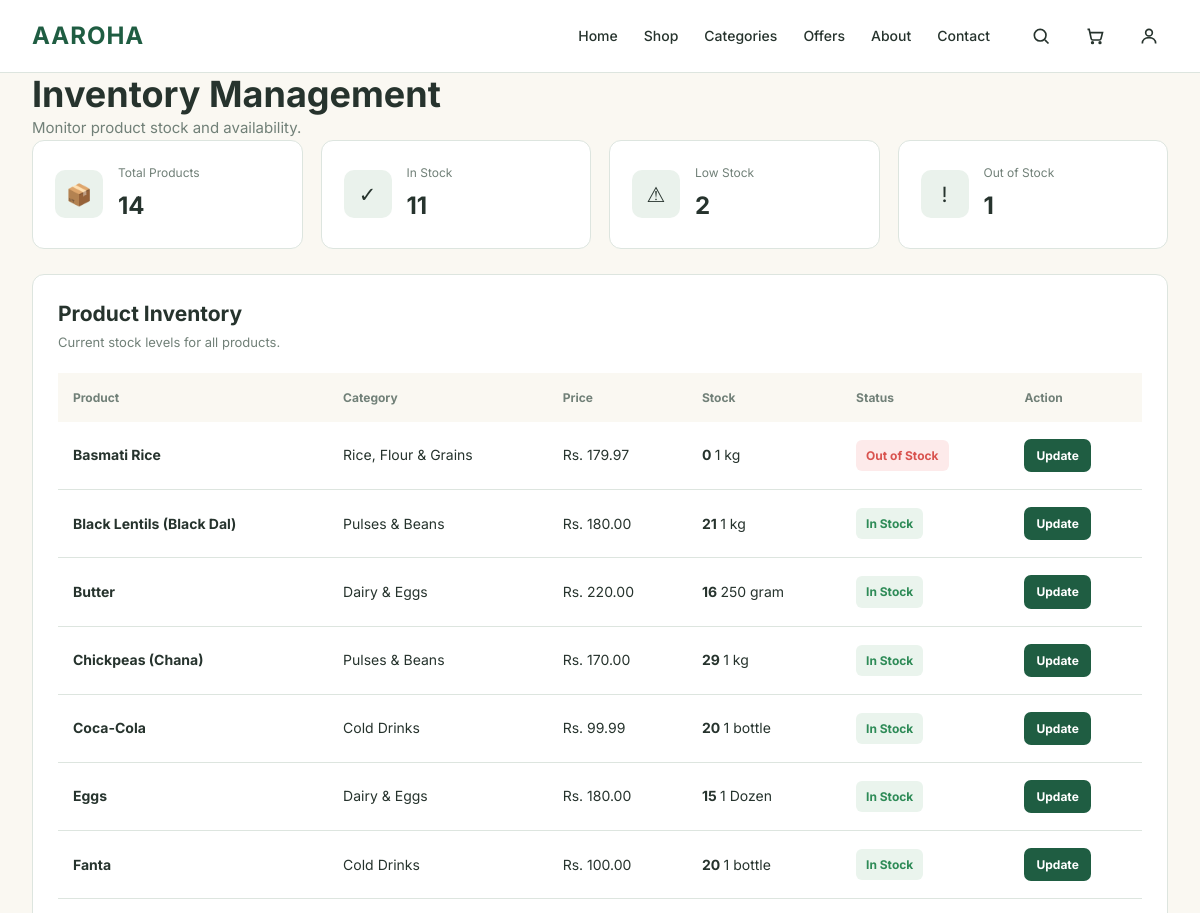
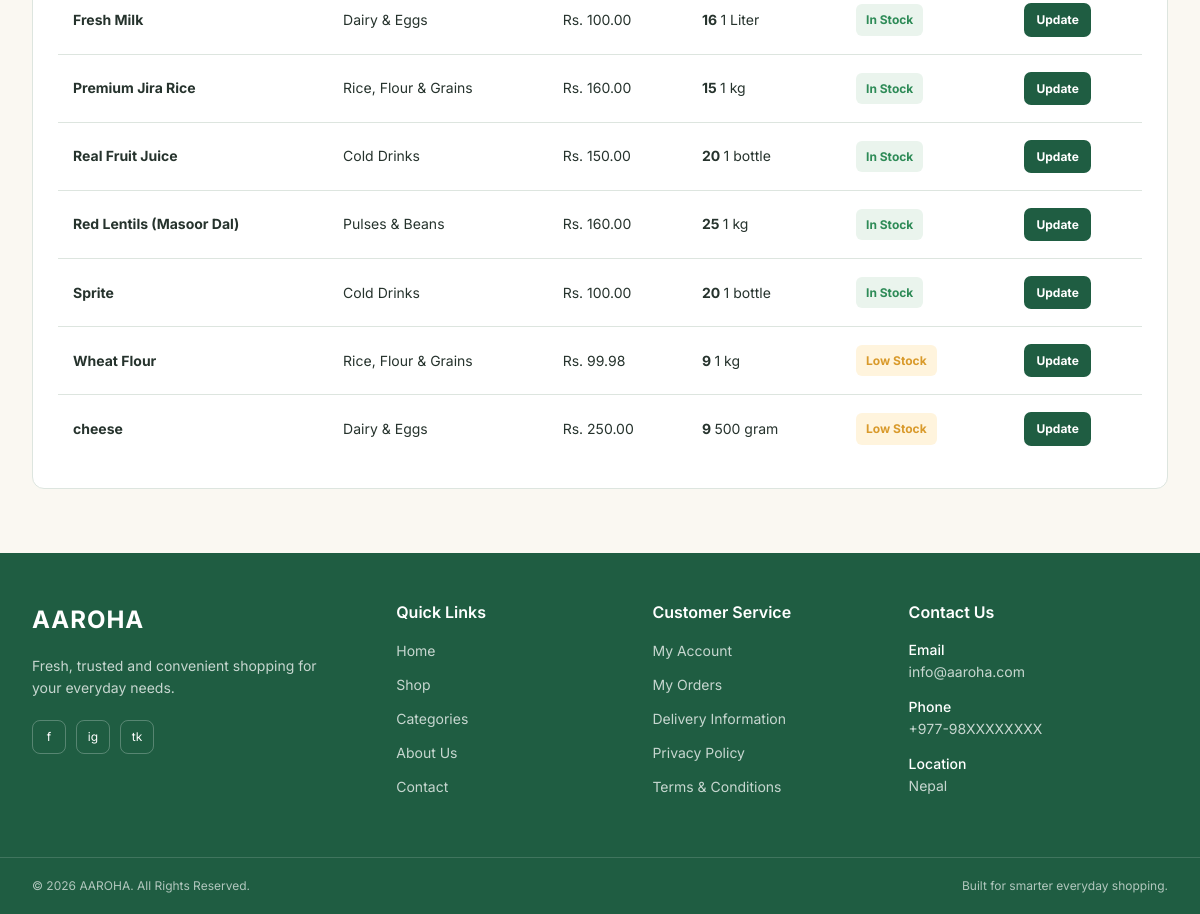
The page /products/inventory/ (signed in) on the database its author committed (2 pictures, top to bottom).
### products/models.py (models this page shows, shortened)
class Product(models.Model):
    name = models.CharField(max_length=200)
    category = models.ForeignKey(
        Category,
        on_delete=models.CASCADE,
        related_name='products'
    )
    description = models.TextField()
    price = models.DecimalField(
        max_digits=10,
        decimal_places=2
    )
    unit = models.CharField(
        max_length=50,
        default='piece'
    )
    stock = models.PositiveIntegerField(default=0)
    image = models.ImageField(
        upload_to='products/',
        blank=True,
        null=True
    )
    is_available = models.BooleanField(default=True)
    created_at = models.DateTimeField(auto_now_add=True)
    updated_at = models.DateTimeField(auto_now=True)

class Category(models.Model):
    name = models.CharField(max_length=100)
    description = models.TextField(blank=True)

### products/views.py (the view, shortened to what this page needs)
@login_required
def inventory(request):
    if request.user.is_superuser:
        products = Product.objects.all().order_by('name')
    total_products = products.count()
    in_stock = products.filter(
        stock__gt=10
    ).count()
    low_stock = products.filter(
        stock__gt=0,
        stock__lte=10
    ).count()
    out_of_stock = products.filter(
        stock=0
    ).count()
    context = {
        'products': products,
        'total_products': total_products,
        'in_stock': in_stock,
        'low_stock': low_stock,
        'out_of_stock': out_of_stock,
    }
    return render(
        request,
        'products/inventory.html',
        context
    )

### templates/products/inventory.html (shortened to what this page needs)
{% extends 'base.html' %}
{% block content %}
<section class="page-section">
    <div class="container">
        <div class="page-header">
            <div>
                <h1>Inventory Management</h1>
                <p>
                    Monitor product stock and availability.
                </p>
            </div>
        </div>
        <div class="inventory-statistics">
            <div class="inventory-stat-card">
                <div class="inventory-stat-icon">
                    📦
                </div>
                <div>
                    <span>Total Products</span>
                    <strong>
                        {{ total_products }}
                    </strong>
                </div>
            </div>
            <div class="inventory-stat-card">
                <div class="inventory-stat-icon">
                    ✓
                </div>
                <div>
                    <span>In Stock</span>
                    <strong>
                        {{ in_stock }}
                    </strong>
                </div>
            </div>
            <div class="inventory-stat-card">
                <div class="inventory-stat-icon">
                    ⚠
                </div>
                <div>
                    <span>Low Stock</span>
                    <strong>
                        {{ low_stock }}
                    </strong>
                </div>
            </div>
            <div class="inventory-stat-card">
                <div class="inventory-stat-icon">
                    !
                </div>
                <div>
                    <span>Out of Stock</span>
                    <strong>
                        {{ out_of_stock }}
                    </strong>
                </div>
            </div>
        </div>
        <div class="inventory-card">
            <div class="inventory-card-header">
                <div>
                    <h2>Product Inventory</h2>
                    <p>
                        Current stock levels for all products.
                    </p>
                </div>
            </div>
            {% if products %}
            <div class="inventory-table-wrapper">
                <table class="inventory-table">
                    <thead>
                        <tr>
                            <th>Product</th>
                            <th>Category</th>
                            <th>Price</th>
                            <th>Stock</th>
                            <th>Status</th>
                            <th>Action</th>
                        </tr>
                    </thead>
                    <tbody>
                        {% for product in products %}
                        <tr>
                            <td>
                                <strong>
                                    {{ product.name }}
                                </strong>
                            </td>
                            <td>
                                {{ product.category.name }}
                            </td>
                            <td>
                                Rs. {{ product.price }}
                            </td>
                            <td>
                                <strong>
                                    {{ product.stock }}
                                </strong>
                                {{ product.unit }}
                            </td>
                            <td>
                                {% if product.stock == 0 %}
                                    <span class="inventory-status out-of-stock">
                                        Out of Stock
                                    </span>
                                {% elif product.stock <= 10 %}
                                    <span class="inventory-status low-stock">
                                        Low Stock
                                    </span>
                                {% else %}
                                    <span class="inventory-status in-stock">
                                        In Stock
                                    </span>
                                {% endif %}
                            </td>
                            <td>
                                <a
                                    href="{% url 'update_stock' product.id %}"
                                    class="update-stock-button"
                                >
                                    Update
                                </a>
                            </td>
                        </tr>
                        {% endfor %}
                    </tbody>
                </table>
            </div>
            {% endif %}
        </div>
    </div>
</section>
{% endblock %}

### rows shown on the page
Product: name "Basmati Rice", category.name "Rice, Flour & Grains", price "179.97", stock "0", unit "1 kg", shows "Out of Stock"
Product: name "Black Lentils (Black Dal)", category.name "Pulses & Beans", price "180.00", stock "21", unit "1 kg", shows "In Stock"
Product: name "Butter", category.name "Dairy & Eggs", price "220.00", stock "16", unit "250 gram", shows "In Stock"
Product: name "Chickpeas (Chana)", category.name "Pulses & Beans", price "170.00", stock "29", unit "1 kg", shows "In Stock"
Product: name "Coca-Cola", category.name "Cold Drinks", price "99.99", stock "20", unit "1 bottle", shows "In Stock"
Product: name "Eggs", category.name "Dairy & Eggs", price "180.00", stock "15", unit "1 Dozen", shows "In Stock"
Product: name "Fanta", category.name "Cold Drinks", price "100.00", stock "20", unit "1 bottle", shows "In Stock"
Product: name "Fresh Milk", category.name "Dairy & Eggs", price "100.00", stock "16", unit "1 Liter", shows "In Stock"
Product: name "Premium Jira Rice", category.name "Rice, Flour & Grains", price "160.00", stock "15", unit "1 kg", shows "In Stock"
Product: name "Real Fruit Juice", category.name "Cold Drinks", price "150.00", stock "20", unit "1 bottle", shows "In Stock"
Product: name "Red Lentils (Masoor Dal)", category.name "Pulses & Beans", price "160.00", stock "25", unit "1 kg", shows "In Stock"
Product: name "Sprite", category.name "Cold Drinks", price "100.00", stock "20", unit "1 bottle", shows "In Stock"
Product: name "Wheat Flour", category.name "Rice, Flour & Grains", price "99.98", stock "9", unit "1 kg", shows "Low Stock"
Product: name "cheese", category.name "Dairy & Eggs", price "250.00", stock "9", unit "500 gram", shows "Low Stock"

### other values the page prints
{{ total_products }} "14"
{{ in_stock }} "11"
{{ low_stock }} "2"
{{ out_of_stock }} "1"
